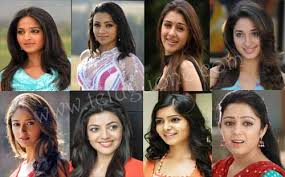
#> input picture images/sample1.jpg, 285 x 177 px
$ python blurring.py --image ../images/sample1.jpg
#> lines starting #> are read from the running program, lines starting #| are printed output that depends on the picture
#!/usr/bin/env python
# -*- coding: utf-8 -*-

"""
Created on : 03 Sep 2016

Description: blurring.py
             Blurring the images

             Usage:
             python3 blurring.py --image ../images/sample1.jpg

@ author   : sampathsingamsetty
"""
import numpy as np
import argparse
import cv2

ap = argparse.ArgumentParser()
ap.add_argument("-i", "--image", required=True, help="Path to the Image")
args = vars(ap.parse_args())

image = cv2.imread(args["image"])
#> image is the input picture: shape (177, 285, 3); mean B, G, R 86.7, 98.2, 116.2
cv2.imshow("Original Image", image)

# blurring using averaging
# A sliding matrix of size (n X n)  is defined, where n is an odd number
# for prividing a  true center to the matrix. This  matrix is moved from
# left to right and top to bottom. The pixel at the center is set to the
# average of  all the surrounding  pixels. The sliding matrix  is called
# the "Convolution Kernel" or just a "Kernel". As the size of the Kernel
# increases, the image will become more blurred.

blurred = np.hstack([cv2.blur(image, (3, 3)),
                     cv2.blur(image, (5, 5)),
                     cv2.blur(image, (7, 7))])
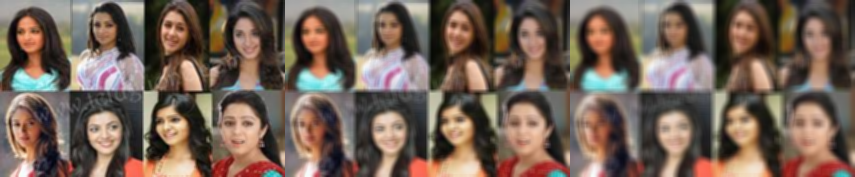
#> blurred: shape (177, 855, 3); mean B, G, R 86.7, 98.2, 116.2
cv2.imshow("Average Blurred", blurred)
cv2.waitKey(0)

# guassian blurring
# In Guassian blurring instead of the simple mean a weighted mean, where
# neighborhood pixels  that are closer  to the central  pixel contribute
# more weight to the average
blurred = np.hstack([cv2.GaussianBlur(image, (3, 3), 0),
                     cv2.GaussianBlur(image, (5, 5), 0),
                     cv2.GaussianBlur(image, (7, 7), 0)])
cv2.imshow("Gaussian Blurred", blurred)
cv2.waitKey(0)

# median blurring
# Median blurring  is more  effective in removing  salt-and-pepper noise
# from the image. While applying the  median blur, the kernel size k has
# to be  defined first.  Then similar  to the  average blurring  all the
# pixels in neighborhood of the (k  X k) size is considered. But, unlike
# the averaging method  instead of replacing the central  pixel with the
# average of  the neighborhood, the  central pixel is replaced  with the
# median of the neighborhood.

blurred = np.hstack([cv2.medianBlur(image, 3),
                     cv2.medianBlur(image, 5),
                     cv2.medianBlur(image, 7)])
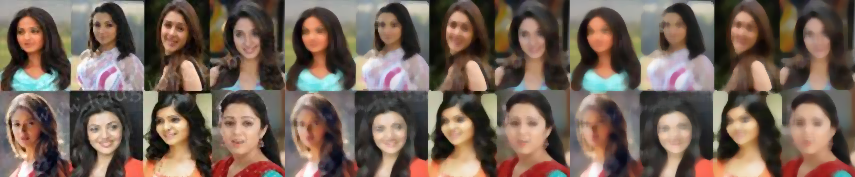
#> blurred: shape (177, 855, 3); mean B, G, R 86.4, 98, 116
cv2.imshow("Median Blurred", blurred)
cv2.waitKey(0)

# bilateral blurring
# Images  with the  previous  blurring method  even  though reduced  the
# noise, lost the edges. In order  to reduce noise still maintaining the
# edges, Bilateral blurring can be used.

blurred = np.hstack([cv2.bilateralFilter(image, 5, 21, 21),
                     cv2.bilateralFilter(image, 7, 31, 31),
                     cv2.bilateralFilter(image, 9, 41, 41)])
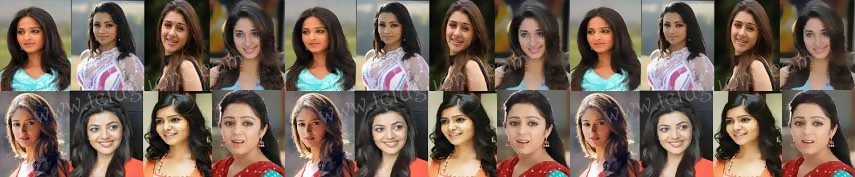
#> blurred: shape (177, 855, 3); mean B, G, R 86.7, 98.3, 116.2
cv2.imshow("Bilateral Blurred", blurred)
cv2.waitKey(0)

$ run again, with images/sample3.jpg copied over images/sample1.jpg
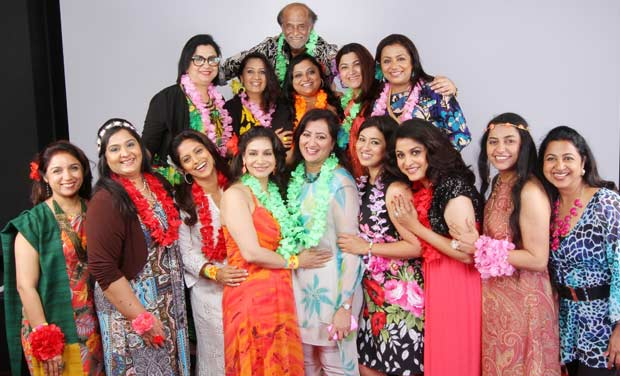
#> input picture images/sample3.jpg, 620 x 376 px
#> image is the input picture: shape (376, 620, 3); mean B, G, R 119.1, 122.2, 154.7
#> `blurred = np.hstack([cv2.blur(image, (3, 3)), cv2.blur(image, (5, 5)),..`:
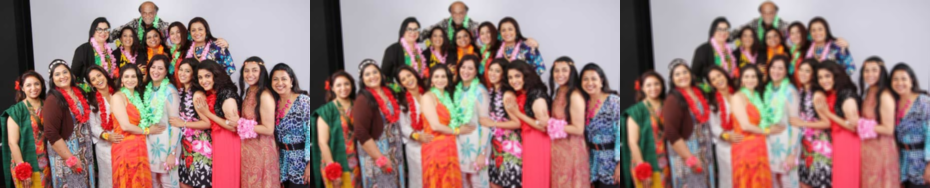
#> blurred: shape (376, 1860, 3) (shown at 1/2 size); mean B, G, R 119.2, 122.2, 154.7
#> `blurred = np.hstack([cv2.bilateralFilter(image, 5, 21, 21), cv2.bilate..`:
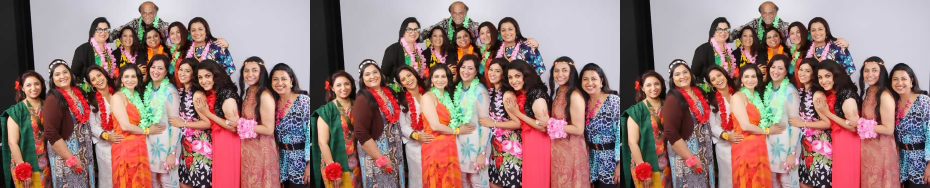
#> blurred: shape (376, 1860, 3) (shown at 1/2 size); mean B, G, R 119.2, 122.2, 154.7

$ run again, with images/card.jpg copied over images/sample1.jpg
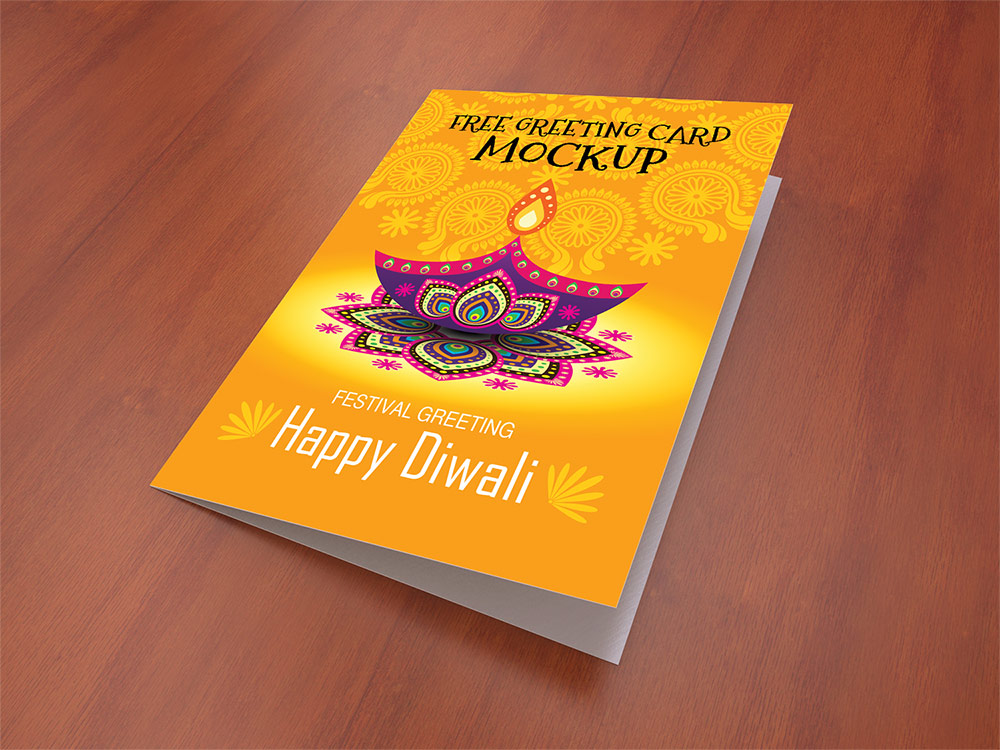
#> input picture images/card.jpg, 1000 x 750 px
#> image is the input picture: shape (750, 1000, 3); mean B, G, R 63.9, 107.5, 175.6
#> `blurred = np.hstack([cv2.blur(image, (3, 3)), cv2.blur(image, (5, 5)),..`:
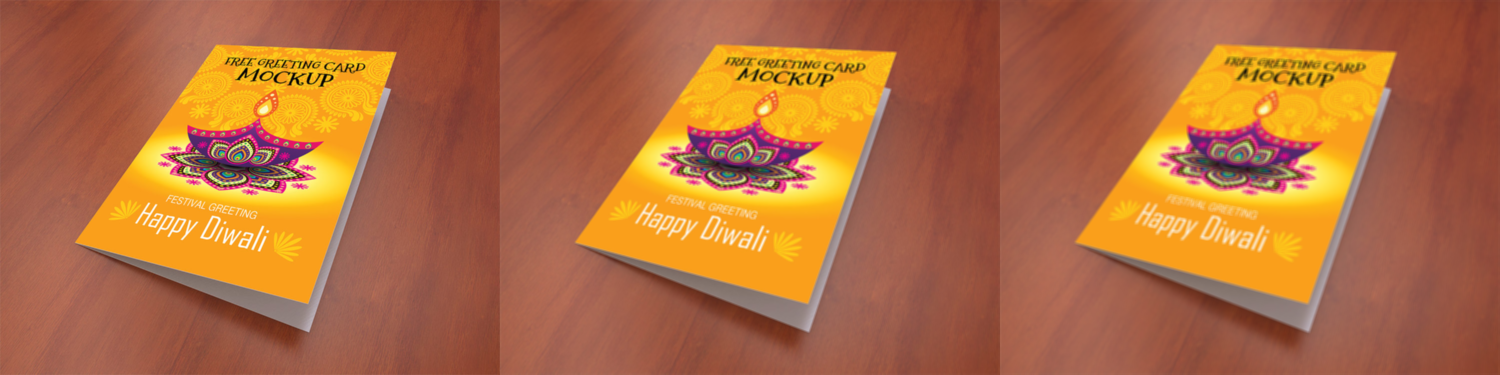
#> blurred: shape (750, 3000, 3) (shown at 1/2 size); mean B, G, R 63.9, 107.4, 175.6
